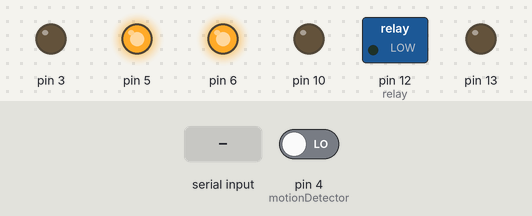
The sketch below on a simulated Arduino Uno, built with avr-gcc and run on an emulated ATmega328P. Shown: switched loads named in the sketch (green lamp = pin HIGH), output pins drawn as LEDs (lit = HIGH). The inputs (shaded band) are chosen by the test bench; at power-on: pin 4 (motionDetector) LOW.

Above: at 1.2 s.
1.3 s: "1" received over Serial
At 2.5 s:
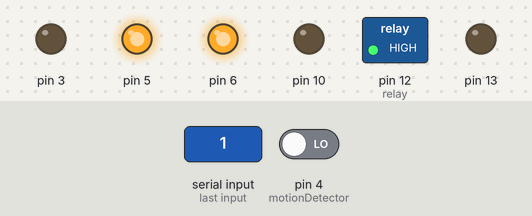
2.8 s: "2" received over Serial
At 3.6 s:
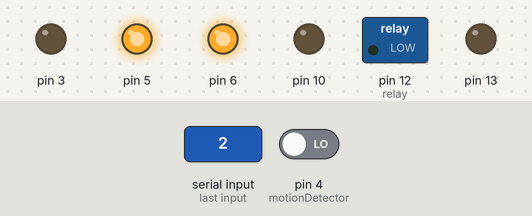
4.3 s: "3" received over Serial
At 5.1 s:
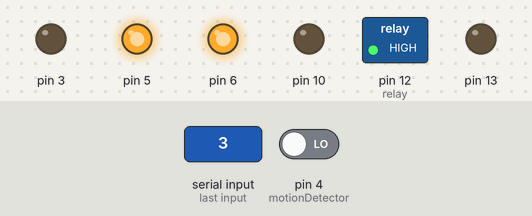
Timing chart, 0 to 7.3 s (numbered marks = the images above; inputs shaded):
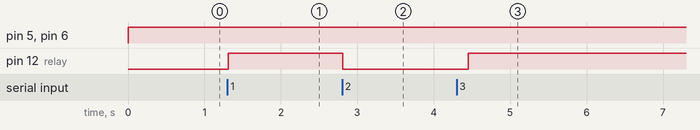

The sketch:

motion_detector_relay.ino
```cpp
int relay= 12;
int motionDetector= 4;
int received = 0;
int PIR= 0;
int state= LOW;
int lastReceived=3;
void setup() {
  // put your setup code here, to run once:
pinMode(relay,OUTPUT);
pinMode(motionDetector,INPUT);
pinMode(5,OUTPUT);
pinMode(6,OUTPUT);
pinMode(3,OUTPUT);
pinMode(10,OUTPUT);
pinMode(13,OUTPUT);

Serial.begin(9600);

}

void loop() {
  // put your main code here, to run repeatedly:
  digitalWrite(5,HIGH);
  digitalWrite(6,HIGH);
  digitalWrite(3,LOW);
  digitalWrite(10,LOW);
  digitalWrite(13,LOW);
while (Serial.available()>0)
  {
    received= Serial.read();
  }
  delay(5);
 if (received == '1')
{
    digitalWrite(12,HIGH);

}
   if (received == '2')
   {
      PIR= digitalRead(motionDetector);
        if( PIR==HIGH)
        {
          Serial.write("d");
           digitalWrite(relay, HIGH);   // turn LED ON
          delay(300);                // delay 100 milliseconds
          digitalWrite(relay,LOW);
          delay(500);
          if (state == LOW) {
            Serial.println("Kill it!");
            state = HIGH;       // update variable state to HIGH
          }
        }
        else {
            digitalWrite(relay, LOW); // turn LED OFF
            delay(200);             // delay 200 milliseconds

            if (state == HIGH){
              Serial.println("It is done!");
              state = LOW;       // update variable state to LOW
                }
                   }
   }
    if (received == '3')
      {
        digitalWrite(relay,HIGH);
      }


      if (received == '4')
      {
        digitalWrite(relay,LOW);
      }


  }
```

Measured:
- after the input at 1.3 s, pin 12 (relay): LOW → HIGH at once
- after the input at 2.8 s, pin 12 (relay): HIGH → LOW at once
- after the input at 4.3 s, pin 12 (relay): LOW → HIGH after 0.15 s
